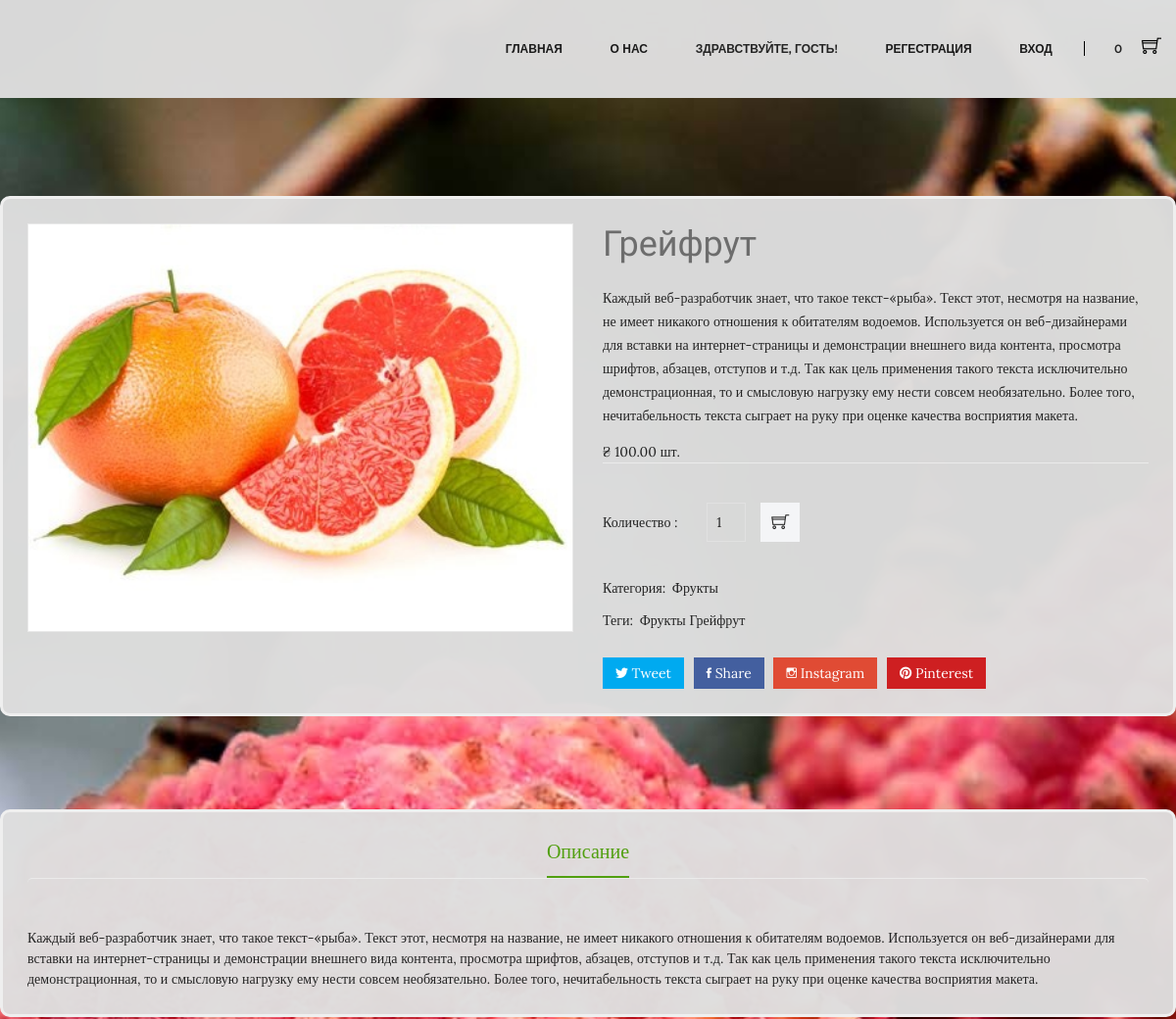
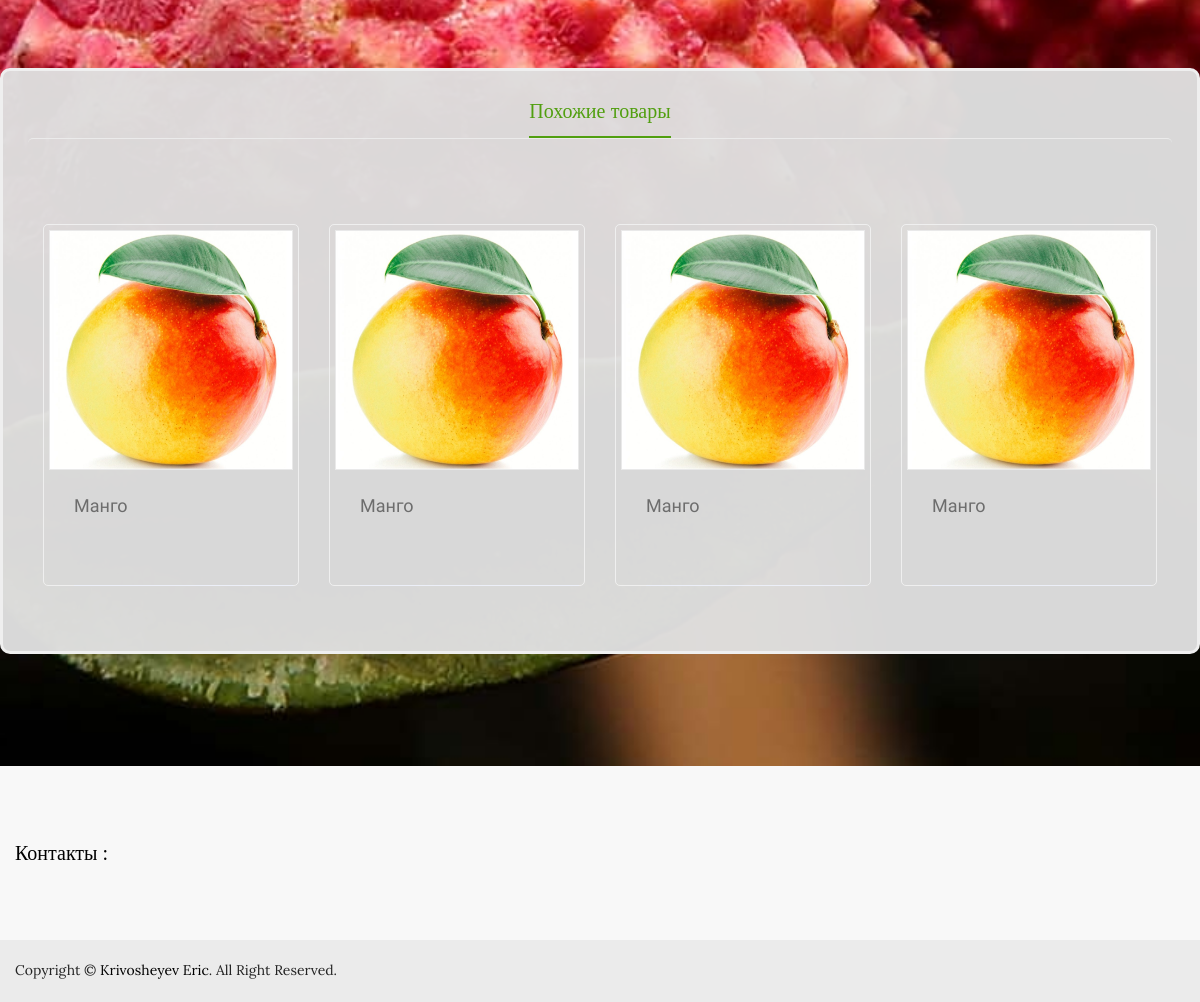
Screenshot of /product/grayfruit/ with the database file from the repository (2 pictures, top to bottom).
### main/models.py (models this page shows, shortened)
class Product(models.Model):
    category = models.ForeignKey('Category' , on_delete= models.DO_NOTHING )
    title = models.CharField(max_length=100)
    price = models.DecimalField(max_digits=9, decimal_places=2)
    slug = models.SlugField()
    description = models.TextField()
    image = models.ImageField(upload_to=image_folder)
    available = models.BooleanField(default=True)
    objects= ProductManager()
    def get_absolute_url(self):
        return reverse('product_detail',kwargs={'product_slug': self.slug})

class Category(models.Model):
    name = models.CharField(max_length=100)
    slug = models.SlugField(max_length=100)
    def __str__(self):
        return self.name

### main/views.py (the view)
# urls.py: path('product/<product_slug>/',product_view, name='product_detail'),
def product_view(request, product_slug):
    cart = try_session(request)
    product =Product.objects.get(slug=product_slug)
    products = Product.objects.all()
    c = count(cart)
    context = {
        'c': c,
        'product' : product,
        'categories': get_categories(),
        'products': products,
        'cart' : cart
    }
    return render(request,'product.html',context)

### main/models.py (called while the page is built)
    def all(self, *args, **kwargs):
        return super(ProductManager, self).get_queryset().filter(available=True)

### main/views.py (called while the page is built)
def min_price():
    products = Product.objects.all()
    min_price = products[0].price
    for product in products[1:]:
        if min_price > product.price:
            min_price = product.price
    return  float(min_price)

def max_price():
    products = Product.objects.all()
    max_price = products[0].price
    for product in products[1:]:
        if max_price < product.price:
            max_price = product.price
    return  float(max_price)

def check_len():
    len_of = len(Product.objects.all())
    return len_of

def default_check(request):
    request.session['check_qty'] = 20
    request.session['check_category'] = ['all']
    request.session['check_sort'] = 'default'
    request.session['check_price_min'] = round(min_price() + 0.5)
    request.session['check_price_max'] = round(max_price() + 0.5)
    request.session['check_list']= 1

def try_session (request):
    try:
        cart_id = request.session['cart_id']
        cart = Cart.objects.get(id=cart_id)
        request.session['total'] = cart.item.count()
        if not request.session['check_qty']:
            default_check(request)
        if not request.session['check_list']:
            request.session['check_list'] = check_len()
    except:
        cart = Cart()
        cart.save()
        cart_id = cart.id
        request.session['cart_id'] = cart_id
        default_check(request)
        request.session['check_len'] = check_len()
        cart = Cart.objects.get(id=cart_id)
    return cart

def get_categories():
    return Category.objects.all()

def count(cart) :
    total = 0
    for item_on_cart in cart.item.all():
        if int(item_on_cart.qty) :
            total += item_on_cart.qty
    return total

### main/templates/product.html (shortened to what this page needs)
{% extends 'wrapper.html' %}
{% load static %}
{% block content %}
        <div class="product-details pt-100 pb-95 ">
            <div class="container theme-bg product-cont">
                <div class="row">
                    <div class="col-lg-6 col-md-12 ">
                        <div class="product-details-img">
                            <img class="detait-img" src="{{ product.image.url }}"  alt=""/>
                        </div>
                    </div>
                    <div class="col-lg-6 col-md-12">
                        <div class="product-details-content">
                            <h4>{{ product.title }}</h4>
                        </div>
                            <br>
                            <p>{{ product.description }} </p>
                            <span>₴ {{ product.price }} шт.</span>
                            <div class="quality-add-to-cart">
                                <div class="quality">
                                    <label>Количество : </label>
                                    <input id="product-qty-{{ product.slug }}"  data-id="{{ item.id }}" type ="number" name="qty" value="1" min="1">
                                </div>
                                <div class="shop-list-cart-wishlist">
                                    <a title="Добавить в корзину" class="add_to_cart" data-slug = '{{ product.slug }}'>
                                        <i class="ti-shopping-cart"></i>
                                    </a>
                                </div>
                            </div>
                            <div class="pro-dec-categories">
                                <ul>
                                    <li class="categories-title">Категория:</li>
                                    <li><a href="#">{{ product.category }}</a></li>
                                </ul>
                            </div>
                            <div class="pro-dec-categories">
                                <ul>
                                    <li class="categories-title">Теги: </li>
                                    <li><a href="#"> {{ product.category }} </a></li>
                                    <li><a href="#"> {{ product.title }} </a></li>
                                </ul>
                            </div>
                            <div class="pro-dec-social">
                                <ul>
                                    <li><a class="tweet" href="#"><i class="ion-social-twitter"></i> Tweet</a></li>
                                    <li><a class="share" href="#"><i class="ion-social-facebook"></i> Share</a></li>
                                    <li><a class="google" href="#"><i class="ion-social-instagram-outline"></i> Instagram</a></li>
                                    <li><a class="pinterest" href="#"><i class="ion-social-pinterest"></i> Pinterest</a></li>
                                </ul>
                            </div>
                        </div>
                    </div>
                </div>
            </div>
<div class="description-review-area pb-70">
            <div class="container theme-bg product-cont">
                <div class="description-review-wrapper">
                    <div class="description-review-topbar nav text-center">
                        <a class="active" data-toggle="tab" href="#des-details1">Описание</a>
                    </div>
                    <div class="tab-content description-review-bottom">
                        <div id="des-details1" class="tab-pane active">
                            <div class="product-description-wrapper">
                                {{ product.description }}
                            </div>
                        </div>
                    </div>
                </div>
            </div>
        </div>
<div class="description-review-area pb-70">
            <div class="container theme-bg product-cont">
                <div class="description-review-wrapper">
                    <div class="description-review-topbar nav text-center">
                        <a class="active" data-toggle="tab" href="#des-details1">Похожие товары</a>
                    </div>
                    <div class="tab-content description-review-bottom">
                        <div  class="tab-pane active">
                            <div class="product-description-wrapper">
                                <div class="product-area pb-40 " >
                                    <div class="container" >
                                        <div class="featured-product-active hot-flower owl-carousel product-nav">
                                        {% for the_product in products %}
                                            {% if the_product.category == product.category and the_product.slug != product.slug %}
                                            <div class="product-wrapper">
                                                <div class="product-img">
                                                    <a href="{{  the_product.get_absolute_url }} ">
                                                        <img alt="" src="{{ the_product.image.url }}">
                                                    </a>
                                                    <div class="product-action">
                                                    </div>
                                                </div>
                                                <div class="product-content text-left">
                                                    <div class="product-hover-style">
                                                        <div class="product-title">
                                                            <h4>
                                                                <a href="{{ the_product.get_absolute_url }}">{{ the_product.title }}</a>
                                                            </h4>
                                                        </div>
                                                    </div>
                                                    <hr>
                                                </div>
                                            </div>
                                            {% endif %}
                                        {% endfor %}
                                        </div>
                                    </div>
                                </div>
                            </div>
                        </div>
                    </div>
                </div>
            </div>
        </div>
{% endblock content %}

### rows the page displays
Product: image (picture), title "Грейфрут", description "Каждый веб-разработчик знает, что такое текст-«рыба». Текст этот, несмотря на название, не имеет никакого отношения к обитателям водоемов. Используется он веб-дизайнерами для вставки на интернет-страницы и демонстрации внешнего вида контента, просмотра шрифтов, абзацев, отступов и т.д. Так как цель применения такого текста исключительно демонстрационная, то и смысловую нагрузку ему нести совсем необязательно. Более того, нечитабельность текста сыграет на руку при оценке качества восприятия макета.", price "100.00", category "Фрукты"
Product: image (picture), title "Манго"

### other values shown
{{ c }} "0"
